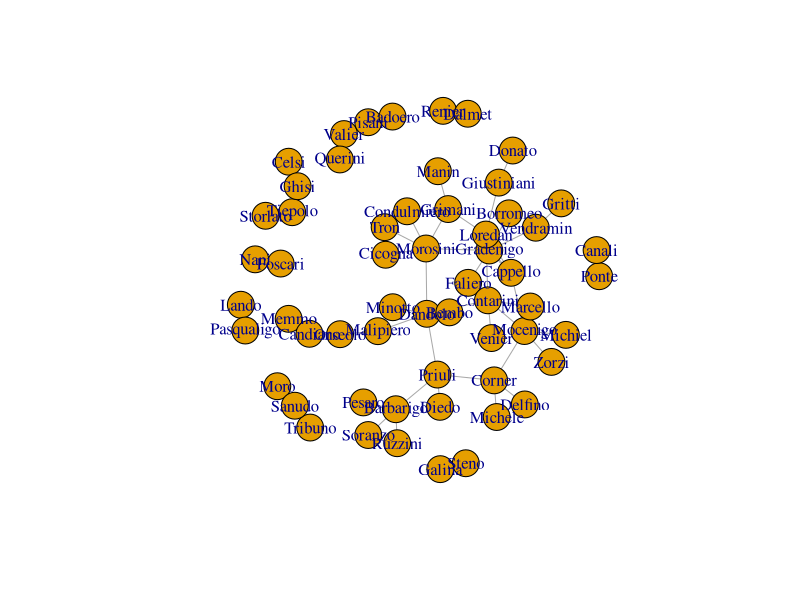

This chart was generated by the following R code: (Note: this script raises an error after producing the figure.)
library(igraph)

data <- read.csv("resources/family-pairs.csv",header=FALSE)
venice.sn <- graph.data.frame(data.frame(data$V1,data$V2),directed=F)
plot(venice.sn)
V(venice.sn)$degree <- degree(venice.sn)
cnet <- cluster_edge_betweenness(venice.sn)

node.type <- read.csv("resources/family-data.csv")
node.type.dict <- list()

family.types <- list("None"="white","Ancient"="lightgray","Extinct pre-serrata"="gray","Evangeliche"="gold","Nuove"="blue",
                     "Nuovissime"="red","Soldi"="yellow","Evangeliche"="green","Vecchie"="black","Apostoliche"="pink")

for (r in 1:nrow(node.type)) {
  node.type.dict[[ node.type[r,"Family"] ]]  <-  list( "positions"= node.type[r,"Positions"],
                                                        "doges"= node.type[r,"Doges"],
                                                        "type" = node.type[r,"Type"] )
}

positions = NULL
shapes = NULL
doges = NULL
label.colors = NULL
types = NULL
label.colors.choice = c("white","lightgray","gray","lightblue","lightgreen","lightyellow", "magenta","darkgray","black")

for (r in V(venice.sn)$name) {
  if (! is.null(node.type.dict[[r]])) {
    positions <- c(positions, node.type.dict[[r]]$positions)
    shapes <- c(shapes,
                     ifelse(node.type.dict[[r]]$positions == "Doge",
                            "square",
                            ifelse(node.type.dict[[r]]$positions == "Dogaressa","sphere","circle")))
    doges <- c(doges,(1+as.numeric(node.type.dict[[r]]$doges))/3)
    label.colors <- c(label.colors,label.colors.choice[1+as.numeric(node.type.dict[[r]]$doges)])
    types <- c(types,family.types[[node.type.dict[[r]]$type]])
  } else {
    positions <- c(positions,"None")
    shapes <- c(shapes,"sphere")
    types <- c(types,"white")
  }
  
}

V(venice.sn)$positions <- positions
V(venice.sn)$shapes <- shapes
V(venice.sn)$label.colors <- label.colors
V(venice.sn)$doges <- doges
V(venice.sn)$types <- types


plot(cnet,venice.sn,vertex.shape=V(venice.sn)$shapes)

V(venice.sn)$betweenness <- betweenness(venice.sn)
V(venice.sn)$eigen <- eigen_centrality(venice.sn)
V(venice.sn)$pr <- unname(unlist(page_rank(venice.sn)$vector))

plot(cnet,venice.sn,vertex.shape=V(venice.sn)$shapes,
     layout=layout_with_fr(venice.sn),
     vertex.size=5+(V(venice.sn)$betweenness/20),
     vertex.label.cex=V(venice.sn)$doges,
     vertex.label.color=V(venice.sn)$types)

plot(cnet,venice.sn,vertex.shape=V(venice.sn)$shapes,
     layout=layout_with_fr(venice.sn),
     vertex.size=500*V(venice.sn)$pr,
     vertex.label.cex=V(venice.sn)$doges,
     vertex.label.color=V(venice.sn)$types)

write_graph(venice.sn,"resources/venice-social-network.graphml",format="graphml")
